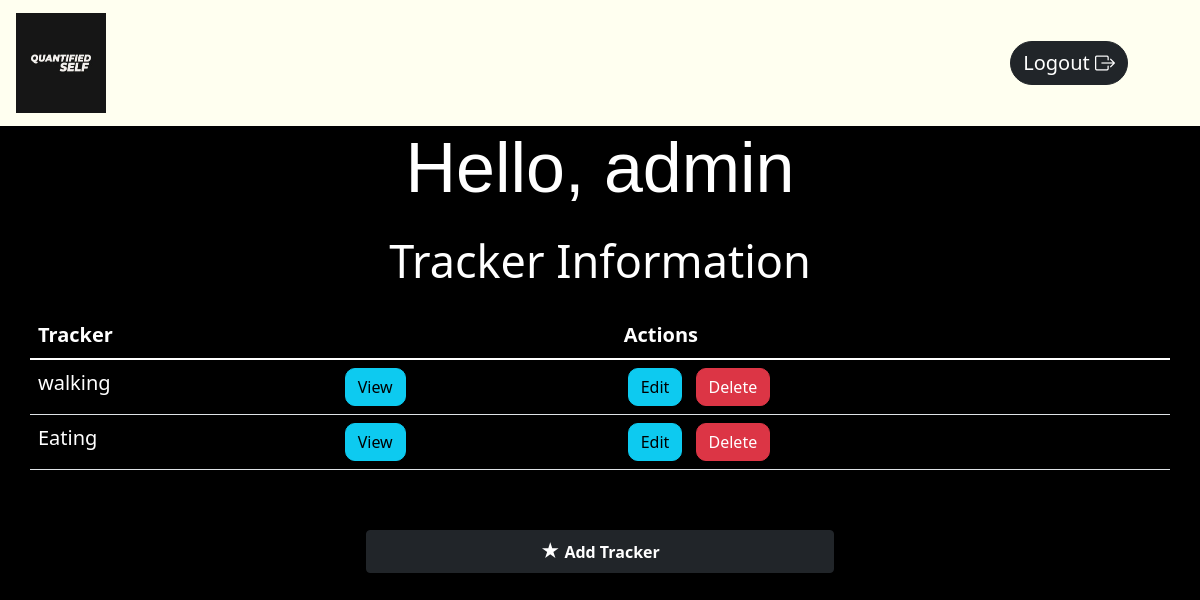
Screenshot of /dashboard/1 (signed in) with the database file from the repository.
### app.py (models this page shows, shortened)
class User(db.Model, UserMixin):
    __tablename__ = 'user'
    user_id = db.Column(db.Integer, primary_key=True, autoincrement=True)
    username = db.Column(db.String, nullable=False, unique=True)
    password = db.Column(db.String, nullable=False)
    trackers = db.relationship("Tracker")

class Tracker(db.Model):
    __tablename__ = 'tracker'
    tracker_id = db.Column(db.Integer, primary_key=True, autoincrement=True)
    user_id = db.Column(db.Integer, db.ForeignKey("user.user_id"), nullable=False)
    tracker_name = db.Column(db.String, nullable=False)
    description = db.Column(db.String, nullable=False)
    tracker_type = db.Column(db.String, nullable=False)
    options = db.Column(db.String, nullable=True, default=None)
    logs = db.relationship('Log')

### app.py (the view)
@app.route('/dashboard/<int:uid>', methods=['GET', 'POST'])
@login_required
def dashboard(uid):
    if request.method=='GET':
        trackers=User.query.filter_by(user_id=uid).first()
        return render_template('home.html', c=trackers, trackers=trackers.trackers)

### app.py (called while the page is built)
@login_manager.user_loader
def load_user(user_id):
    return User.query.filter_by(user_id=user_id).first()

### templates/home.html (shortened to what this page needs)
<!DOCTYPE html>
<html lang="en">
<head>
    <link href="https://cdn.jsdelivr.net/npm/bootstrap@5.1.3/dist/css/bootstrap.min.css" rel="stylesheet"
>
    <link rel="stylesheet" href="https://cdn.jsdelivr.net/npm/bootstrap-icons@1.8.1/font/bootstrap-icons.css">
    <link rel="stylesheet" type="text/css" href="{{ url_for('static' ,filename='style.css') }}">
</head>
<body class="bg-home">
    <nav class="navbar navbar-light ">
        <div class="container mx-1 ">
            <a class="navbar-brand" style="font-size: 30px;" href="/dashboard/{{c.user_id}}">
                <img src="{{ url_for('static' ,filename='QS logo.png') }}" alt="" width="90" height="100"
                    class="d-inline-block align-text-middle">
            </a>
            <a class="btn btn-dark btn-block mx-1" style="font-size:20px; border-radius: 25px;" href="/logout">Logout <i class="bi bi-box-arrow-right"></i></a>
        </div>
    </nav>
    <h1 class="log-centre"
        style="font-family: 'Franklin Gothic Medium', 'Arial Narrow', Arial, sans-serif; font-size: 70px;"> Hello,
        {{c.username}}</h1>
    <table class="container table table table-striped table-hover">
        <h1 class="container my-4 " style="text-align: center; font-size: 45px;">Tracker Information</h1>
        <thead class="logs-color">
            <tr style="font-size: 20px;">
                <th scope="col">Tracker</th>
                <th scope="col"></th>
                <th scope="col">Actions</th>
            </tr>
        </thead>
        <tbody class="logs-color">
            {% for i in trackers %}
            <tr style="font-size: 20px; ">
                <td scope="col">{{i.tracker_name}}</td>
                <td scope="col"><a href="/logs/{{i.tracker_id}}" type="button"
                        class="btn btn-info mx-1" style="border-radius: 10px;">View</a></td>
                <td scope="col"><a href='/update_tracker/{{i.tracker_id}}' type="button" class="btn  btn-info mx-1" style="border-radius: 10px;" > Edit </a>
                    <a href="/delete_tracker/{{i.tracker_id}}" type="button" class="btn  btn-danger mx-1" style="border-radius: 10px;" >Delete
                    </a>
                </td>
            </tr>
            {% endfor %}
        </tbody>
    </table><br>
    <div style="text-align: center; position: relative; bottom: -20px;" class="d-grid gap-2 col-5 mx-auto">
        <button type="submit" class="btn btn-dark btn-block mx-3" data-bs-toggle="modal" data-bs-target="#exampleModal">
            <span style="font-size:120%;color:white;">&starf;</span> <b> Add Tracker
            </b> </button>
    </div>
</body>
</html>

### static/style.css (style rules this page uses)
.bg-home { background: #1FA2FF; background: -webkit-linear-gradient(to right, #000000, #000000, #000000); background: linear-gradient(to right, #000000, #000000, #000000); }
h1 { color: white; font-family: unset; }
.navbar { background: ivory; }
.log-centre { display: flex; justify-content: center; flex-direction: column; align-items: center; }
.logs-color { color: white !important; }
.logs-color td { color: white !important; }

### rows the page displays
User: username "admin"
Tracker: tracker_name "walking"
Tracker: tracker_name "Eating"
